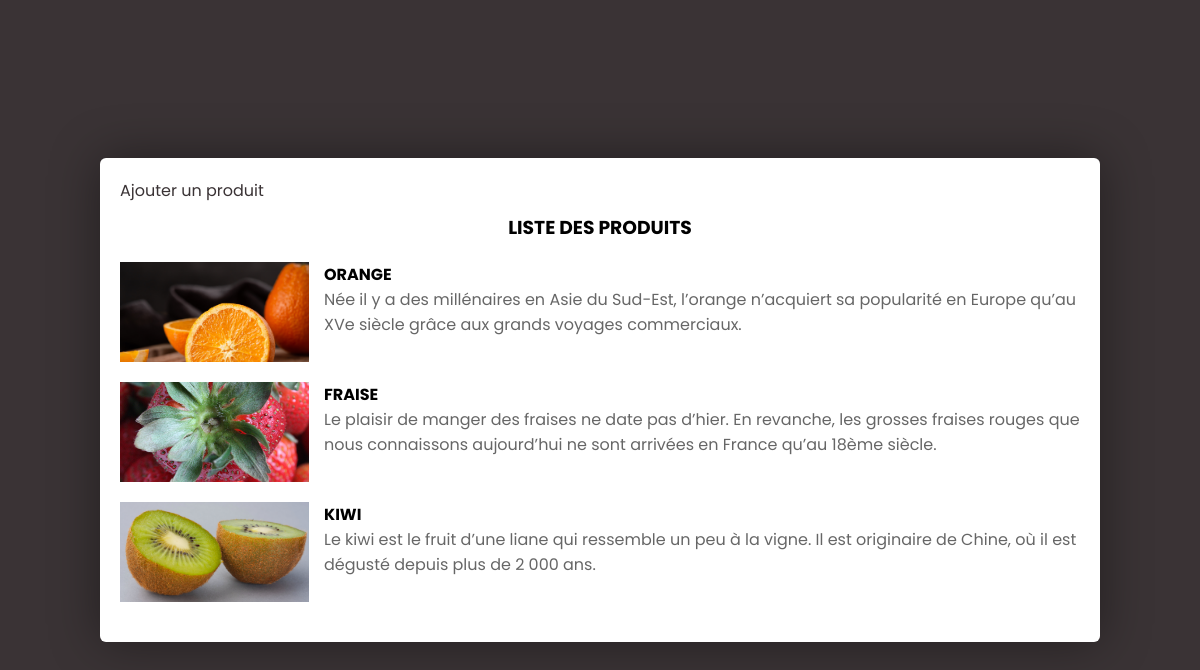
The app's page /Ajout_De_Produit/resultats.php with its own data.
### tables this page shows
CREATE TABLE `produit` (
  `id` int(11) NOT NULL,
  `titre` varchar(100) NOT NULL,
  `descrip` varchar(1500) NOT NULL,
  `image` varchar(2000) NOT NULL
);

### Ajout_De_Produit/resultats.php (the view, shortened to what this page needs)
<!DOCTYPE html>
<html lang="fr">
<head>
    <link rel="stylesheet" href="style.css">
</head>
<body>
    <div class="result">
        <div class="result_content">
            <a href="index.php">Ajouter un produit</a>
            <h3>liste des produits</h3>
            <div class="liste_produits">
                <?php
                    $con = mysqli_connect("localhost","root","","produits");
                    $req3 = mysqli_query($con, "SELECT * FROM produit");
                    if (mysqli_num_rows($req3) == 0) {
                        echo"Aucun produit Trouvé";
                    }else {
                        while ($row = mysqli_fetch_assoc($req3)) {
                            echo'<div class="produit">
                                <div class="image_prod">
                                    <img src="image_produits/'.$row["image"].'">
                                </div>
                            <div class="text">
                                <strong><p class="titre">'.$row["titre"].'</p></strong>
                                <p class="description">'.$row["descrip"].'</p>
                            </div>
                        </div>';
                        }
                    }
            ?>
            </div>
        </div>
    </div>
</body>
</html>

### Ajout_De_Produit/style.css (style rules this page uses)
:root { --bg-color: #3A3335; }
* { margin: 0; padding: 0; font-family: 'Poppins', sans-serif; text-decoration: none; }
.result { height: 100vh; display: flex; align-items: center; justify-content: center; background-color: var(--bg-color); }
.result_content { background-color: #fff; border: 6px; padding: 20px; border-radius: 6px; box-shadow: 0 0 50px rgba(0, 0, 0, 0.4); width: 40%; }
.result_content a { color: #3A3335; }
.result_content h3 { text-align: center; margin-top: 10px; text-transform: uppercase; }
.liste_produits { max-height: 400px; overflow: auto; }
.produit { margin: 20px 0; height: 100px; display: flex; }
.produit .image_prod { height: 100%; width: 20%; }
.produit .image_prod img { height: 100%; width: 100%; object-fit: cover; }
.produit .text { margin-left: 15px; overflow: hidden; width: 80%; }
.produit .text .titre { text-transform: uppercase; }
.produit .text .description { color: rgba(0, 0, 0, 0.6); font-size: 16px; }
@media (width>= 745px) { .result_content { width: 80%; } }

### records on screen
produit: image (picture), titre "ORANGE", descrip "Née il y a des millénaires en Asie du Sud-Est, l’orange n’acquiert sa popularité en Europe qu’au XVe siècle grâce aux grands voyages commerciaux."
produit: image (picture), titre "FRAISE", descrip "Le plaisir de manger des fraises ne date pas d’hier. En revanche, les grosses fraises rouges que nous connaissons aujourd’hui ne sont arrivées en France qu’au 18ème siècle."
produit: image (picture), titre "KIWI", descrip "Le kiwi est le fruit d’une liane qui ressemble un peu à la vigne. Il est originaire de Chine, où il est dégusté depuis plus de 2 000 ans."
